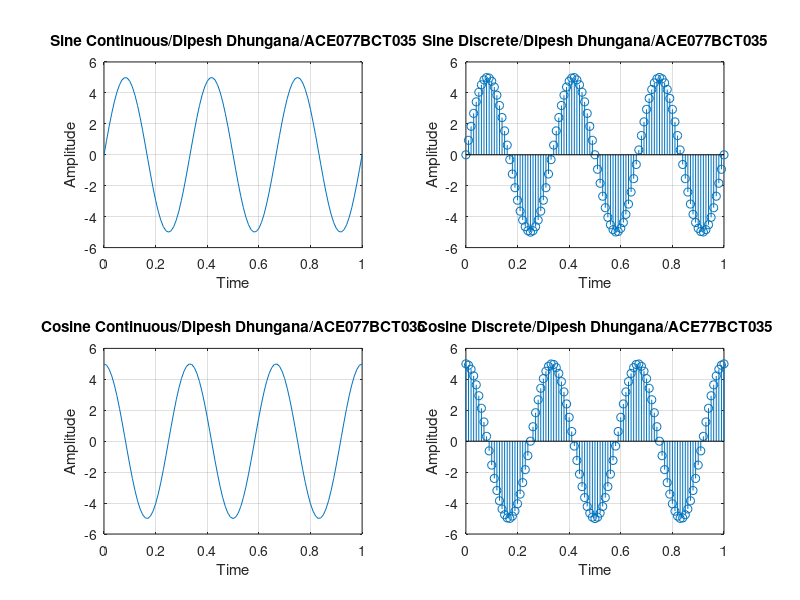

This figure's MATLAB source:
%construct a continuous and discrete sine and cosine wave having amplitude 
% 5 unit and frequency 3Hz. Plot all these signals in one singel screen
clc;
close all;
clear all;
a=5;
f=3;
t=0:0.01:1;
x=a*sin(2*pi*f*t);
y=a*cos(2*pi*f*t);
subplot(2,2,1)
plot(t,x)
xlabel('Time');
ylabel('Amplitude')
title('Sine Continuous/Dipesh Dhungana/ACE077BCT035');
grid on;


subplot(2,2,2)
stem(t,x)
xlabel('Time');
ylabel('Amplitude')
title('Sine Discrete/Dipesh Dhungana/ACE077BCT035');
grid on;


subplot(2,2,3)
plot(t,y)
xlabel('Time');
ylabel('Amplitude')
title('Cosine Continuous/Dipesh Dhungana/ACE077BCT035');
grid on;


subplot(2,2,4)
stem(t,y)
xlabel('Time');
ylabel('Amplitude')
title('Cosine Discrete/Dipesh Dhungana/ACE77BCT035');
grid on;

